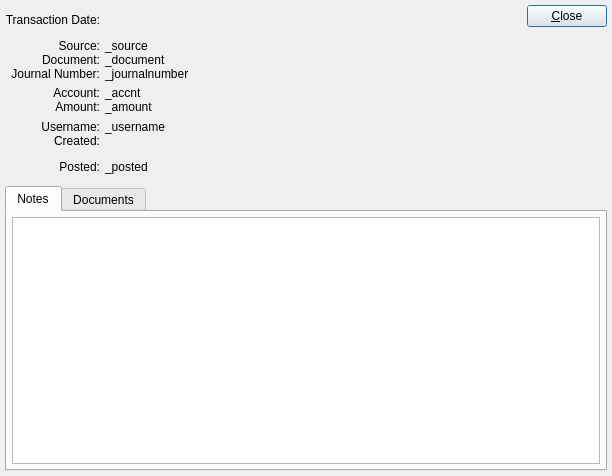
<?xml version="1.0" encoding="UTF-8"?>
<ui version="4.0">
 <comment>This file is part of the xTuple ERP: PostBooks Edition, a free and
open source Enterprise Resource Planning software suite,
Copyright (c) 1999-2018 by OpenMFG LLC, d/b/a xTuple.
It is licensed to you under the Common Public Attribution License
version 1.0, the full text of which (including xTuple-specific Exhibits)
is available at www.xtuple.com/CPAL.  By using this software, you agree
to be bound by its terms.</comment>
 <class>glTransactionDetail</class>
 <widget class="QDialog" name="glTransactionDetail">
  <property name="geometry">
   <rect>
    <x>0</x>
    <y>0</y>
    <width>612</width>
    <height>476</height>
   </rect>
  </property>
  <property name="windowTitle">
   <string>G/L Transaction Detail</string>
  </property>
  <layout class="QVBoxLayout">
   <property name="spacing">
    <number>5</number>
   </property>
   <property name="margin">
    <number>5</number>
   </property>
   <item>
    <layout class="QHBoxLayout">
     <property name="spacing">
      <number>5</number>
     </property>
     <property name="margin">
      <number>0</number>
     </property>
     <item>
      <layout class="QHBoxLayout">
       <property name="spacing">
        <number>5</number>
       </property>
       <property name="margin">
        <number>0</number>
       </property>
       <item>
        <layout class="QVBoxLayout">
         <property name="spacing">
          <number>5</number>
         </property>
         <property name="margin">
          <number>0</number>
         </property>
         <item>
          <widget class="QLabel" name="_dateLbl">
           <property name="text">
            <string>Transaction Date:</string>
           </property>
           <property name="alignment">
            <set>Qt::AlignRight|Qt::AlignTrailing|Qt::AlignVCenter</set>
           </property>
          </widget>
         </item>
         <item>
          <layout class="QVBoxLayout">
           <property name="spacing">
            <number>0</number>
           </property>
           <property name="margin">
            <number>0</number>
           </property>
           <item>
            <widget class="QLabel" name="_sourceLbl">
             <property name="text">
              <string>Source:</string>
             </property>
             <property name="alignment">
              <set>Qt::AlignRight|Qt::AlignTrailing|Qt::AlignVCenter</set>
             </property>
            </widget>
           </item>
           <item>
            <widget class="QLabel" name="_documentLbl">
             <property name="text">
              <string>Document:</string>
             </property>
             <property name="alignment">
              <set>Qt::AlignRight|Qt::AlignTrailing|Qt::AlignVCenter</set>
             </property>
            </widget>
           </item>
           <item>
            <widget class="QLabel" name="_journalnumberLbl">
             <property name="text">
              <string>Journal Number:</string>
             </property>
             <property name="alignment">
              <set>Qt::AlignRight|Qt::AlignTrailing|Qt::AlignVCenter</set>
             </property>
            </widget>
           </item>
          </layout>
         </item>
         <item>
          <layout class="QVBoxLayout">
           <property name="spacing">
            <number>0</number>
           </property>
           <property name="margin">
            <number>0</number>
           </property>
           <item>
            <widget class="QLabel" name="_accntLbl">
             <property name="text">
              <string>Account:</string>
             </property>
             <property name="alignment">
              <set>Qt::AlignRight|Qt::AlignTrailing|Qt::AlignVCenter</set>
             </property>
            </widget>
           </item>
           <item>
            <widget class="QLabel" name="_amountLbl">
             <property name="text">
              <string>Amount:</string>
             </property>
             <property name="alignment">
              <set>Qt::AlignRight|Qt::AlignTrailing|Qt::AlignVCenter</set>
             </property>
            </widget>
           </item>
          </layout>
         </item>
         <item>
          <layout class="QVBoxLayout">
           <property name="spacing">
            <number>0</number>
           </property>
           <property name="margin">
            <number>0</number>
           </property>
           <item>
            <widget class="QLabel" name="_usernameLbl">
             <property name="text">
              <string>Username:</string>
             </property>
             <property name="alignment">
              <set>Qt::AlignRight|Qt::AlignTrailing|Qt::AlignVCenter</set>
             </property>
            </widget>
           </item>
           <item>
            <widget class="QLabel" name="_createdLbl">
             <property name="text">
              <string>Created:</string>
             </property>
             <property name="alignment">
              <set>Qt::AlignRight|Qt::AlignTrailing|Qt::AlignVCenter</set>
             </property>
            </widget>
           </item>
          </layout>
         </item>
         <item>
          <layout class="QVBoxLayout">
           <property name="spacing">
            <number>0</number>
           </property>
           <property name="margin">
            <number>0</number>
           </property>
           <item>
            <widget class="QLabel" name="_postedLbl">
             <property name="text">
              <string>Posted:</string>
             </property>
             <property name="alignment">
              <set>Qt::AlignRight|Qt::AlignTrailing|Qt::AlignVCenter</set>
             </property>
            </widget>
           </item>
          </layout>
         </item>
        </layout>
       </item>
       <item>
        <layout class="QVBoxLayout">
         <property name="spacing">
          <number>5</number>
         </property>
         <property name="margin">
          <number>0</number>
         </property>
         <item>
          <widget class="DLineEdit" name="_date">
           <property name="enabled">
            <bool>false</bool>
           </property>
           <property name="sizePolicy">
            <sizepolicy hsizetype="MinimumExpanding" vsizetype="Preferred">
             <horstretch>1</horstretch>
             <verstretch>0</verstretch>
            </sizepolicy>
           </property>
          </widget>
         </item>
         <item>
          <layout class="QVBoxLayout">
           <property name="spacing">
            <number>0</number>
           </property>
           <property name="margin">
            <number>0</number>
           </property>
           <item>
            <widget class="QLabel" name="_source">
             <property name="text">
              <string notr="true">_source</string>
             </property>
            </widget>
           </item>
           <item>
            <widget class="QLabel" name="_document">
             <property name="text">
              <string notr="true">_document</string>
             </property>
            </widget>
           </item>
           <item>
            <widget class="QLabel" name="_journalnumber">
             <property name="text">
              <string notr="true">_journalnumber</string>
             </property>
            </widget>
           </item>
          </layout>
         </item>
         <item>
          <layout class="QVBoxLayout">
           <property name="spacing">
            <number>0</number>
           </property>
           <property name="margin">
            <number>0</number>
           </property>
           <item>
            <widget class="QLabel" name="_accnt">
             <property name="text">
              <string notr="true">_accnt</string>
             </property>
            </widget>
           </item>
           <item>
            <widget class="XLabel" name="_amount">
             <property name="text">
              <string notr="true">_amount</string>
             </property>
            </widget>
           </item>
          </layout>
         </item>
         <item>
          <layout class="QVBoxLayout">
           <property name="spacing">
            <number>0</number>
           </property>
           <property name="margin">
            <number>0</number>
           </property>
           <item>
            <widget class="QLabel" name="_username">
             <property name="text">
              <string notr="true">_username</string>
             </property>
            </widget>
           </item>
           <item>
            <widget class="DLineEdit" name="_created">
             <property name="enabled">
              <bool>false</bool>
             </property>
            </widget>
           </item>
          </layout>
         </item>
         <item>
          <layout class="QVBoxLayout">
           <property name="spacing">
            <number>0</number>
           </property>
           <property name="leftMargin">
            <number>0</number>
           </property>
           <property name="topMargin">
            <number>0</number>
           </property>
           <property name="rightMargin">
            <number>0</number>
           </property>
           <property name="bottomMargin">
            <number>0</number>
           </property>
           <item>
            <widget class="QLabel" name="_posted">
             <property name="text">
              <string notr="true">_posted</string>
             </property>
            </widget>
           </item>
          </layout>
         </item>
        </layout>
       </item>
      </layout>
     </item>
     <item>
      <layout class="QVBoxLayout">
       <property name="spacing">
        <number>0</number>
       </property>
       <property name="margin">
        <number>0</number>
       </property>
       <item>
        <widget class="QPushButton" name="_close">
         <property name="text">
          <string>&amp;Close</string>
         </property>
        </widget>
       </item>
       <item>
        <spacer>
         <property name="orientation">
          <enum>Qt::Vertical</enum>
         </property>
         <property name="sizeType">
          <enum>QSizePolicy::Preferred</enum>
         </property>
         <property name="sizeHint" stdset="0">
          <size>
           <width>20</width>
           <height>154</height>
          </size>
         </property>
        </spacer>
       </item>
      </layout>
     </item>
    </layout>
   </item>
   <item>
    <layout class="QVBoxLayout">
     <property name="spacing">
      <number>0</number>
     </property>
     <property name="margin">
      <number>0</number>
     </property>
     <item>
      <widget class="QTabWidget" name="_tab">
       <property name="focusPolicy">
        <enum>Qt::NoFocus</enum>
       </property>
       <property name="currentIndex">
        <number>0</number>
       </property>
       <widget class="QWidget" name="notesTab">
        <attribute name="title">
         <string>Notes</string>
        </attribute>
        <layout class="QVBoxLayout" name="verticalLayout">
         <item>
          <widget class="XTextEdit" name="_notes">
           <property name="sizePolicy">
            <sizepolicy hsizetype="Expanding" vsizetype="Expanding">
             <horstretch>0</horstretch>
             <verstretch>1</verstretch>
            </sizepolicy>
           </property>
           <property name="focusPolicy">
            <enum>Qt::NoFocus</enum>
           </property>
           <property name="readOnly">
            <bool>true</bool>
           </property>
          </widget>
         </item>
        </layout>
       </widget>
       <widget class="QWidget" name="documentsTab">
        <attribute name="title">
         <string>Documents</string>
        </attribute>
        <layout class="QVBoxLayout" name="verticalLayout_2">
         <item>
          <widget class="Documents" name="_documents"/>
         </item>
        </layout>
       </widget>
      </widget>
     </item>
    </layout>
   </item>
  </layout>
 </widget>
 <layoutdefault spacing="5" margin="5"/>
 <customwidgets>
  <customwidget>
   <class>DLineEdit</class>
   <extends>QWidget</extends>
   <header>datecluster.h</header>
   <container>1</container>
  </customwidget>
  <customwidget>
   <class>Documents</class>
   <extends>QWidget</extends>
   <header>documents.h</header>
  </customwidget>
  <customwidget>
   <class>XLabel</class>
   <extends>QLabel</extends>
   <header>xlabel.h</header>
  </customwidget>
  <customwidget>
   <class>XTextEdit</class>
   <extends>QTextEdit</extends>
   <header>xtextedit.h</header>
  </customwidget>
 </customwidgets>
 <tabstops>
  <tabstop>_close</tabstop>
 </tabstops>
 <resources/>
 <connections>
  <connection>
   <sender>_close</sender>
   <signal>clicked()</signal>
   <receiver>glTransactionDetail</receiver>
   <slot>close()</slot>
   <hints>
    <hint type="sourcelabel">
     <x>20</x>
     <y>20</y>
    </hint>
    <hint type="destinationlabel">
     <x>20</x>
     <y>20</y>
    </hint>
   </hints>
  </connection>
 </connections>
</ui>
